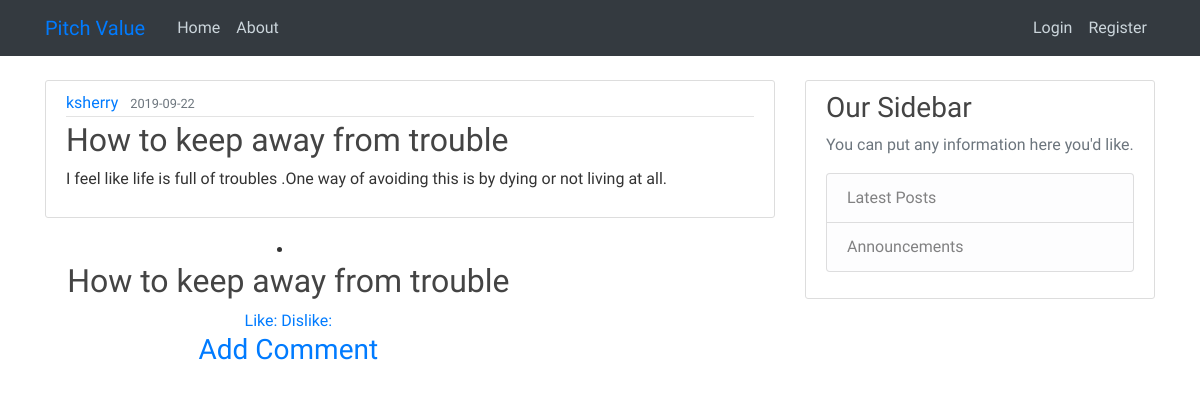
Screenshot of /post/3 with the database file from the repository.
### pitch/models.py (models this page shows, shortened)
class User(db.Model, UserMixin):
    id = db.Column(db.Integer,primary_key=True)
    username = db.Column(db.String(20),unique=True,nullable=False)
    email = db.Column(db.String(20),unique=True,nullable=False)
    image_file = db.Column(db.String(20), nullable=False, default='default.jpg')
    password = db.Column(db.String(60), nullable=False)
    posts = db.relationship('Post', backref='author', lazy=True)
    comment = db.relationship('Comment',backref = 'author',lazy=True)

class Post(db.Model):
    id = db.Column(db.Integer,primary_key=True)
    title = db.Column(db.String(100), nullable=False)
    date_posted = db.Column (db.DateTime, nullable=False, default=datetime.utcnow)
    content = db.Column(db.Text, nullable=False)
    user_id = db.Column(db.Integer, db.ForeignKey('user.id'), nullable = False)

### pitch/routes.py (the view)
@app.route("/post/<int:post_id>")
def post(post_id):
    post = Post.query.get_or_404(post_id)
    return render_template('post.html', title=post.title, post=post)

### pitch/templates/post.html (shortened to what this page needs)
{% extends "base.html" %}
{% block content %}
  <article class="media content-section">
    <div class="media-body">
      <div class="article-metadata">
        <a class="mr-2" href="#">{{ post.author.username }}</a>
        <small class="text-muted">{{ post.date_posted.strftime('%Y-%m-%d') }}</small>
      </div>
      <h2 class="article-title">{{ post.title }}</h2>
      <p class="article-content">{{ post.content }}</p>
    </div>
  </article>
  <div class=" col-xs-12 col-sm-12 col-md-8 col-lg-8 well post-well">
    <li class="text-center">
        <h2>{{post.title}}</h2>
        <a href ="/post_review/{{post.id}}?like=1">Like: {{post.like}}</a>
        <a href ="/post_review/{{post.id}}?dislike=1">Dislike: {{post.dislike}}</a>
        <h3 class="comment-create">
            <a href="{{url_for('new_comment')}}">Add Comment</a>
        </h3>
    </li>
</div>
{% endblock content %}

### pitch/static/styles.css (style rules this page uses)
body { background-image: url('https://cdn.pixabay.com/photo/2013/07/12/17/22/agenda-152092__340.png'); font-family: 'Signika', sans-serif; color: #333333; margin-top: 5rem; }
h1, h2, h3, h4, h5, h6 { color: #444444; }
.content-section { background: #ffffff; padding: 10px 20px; border: 1px solid #dddddd; border-radius: 3px; margin-bottom: 20px; }
.article-title { color: #444444; }
.article-content { white-space: pre-line; }
.article-metadata { padding-bottom: 1px; margin-bottom: 4px; border-bottom: 1px solid #e3e3e3 }

### rows the page displays
User: author.username "ksherry"
Post: date_posted "2019-09-22", title "How to keep away from trouble", content "I feel like life is full of troubles .One way of avoiding this is by dying or not living at all."
